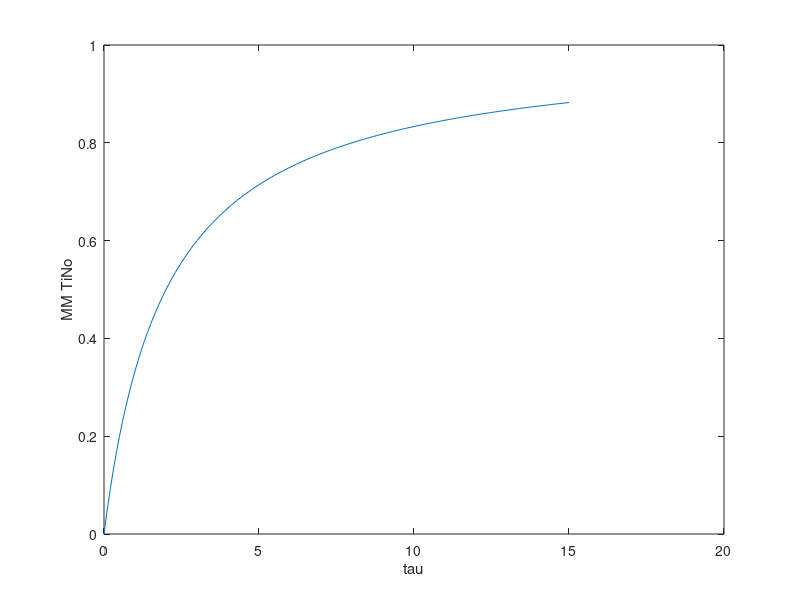

Write the MATLAB code that produced this figure. (Note: this script raises an error after producing the figure.)
tau=0:0.1:15;  % observed total copy ratio range from ACS 
TiN=0.5;         % some TiN 
ft=0.05;            % some hefty tumor het allele shift from 0.5
Ta=ft*tau;
TiNo=1/ft*((TiN*Ta+1-TiN)./(2-2*TiN-tau*TiN));
plot(tau,TiNo)
xlabel('tau')
ylabel('TiNo')


K=(2/TiN)-2;
y=tau./(K+tau);
plot(tau,y)
xlabel('tau')
ylabel('MM TiNo')

b.theoretical_TiN=2./((b.tau./b.modal_TiN)-b.tau+2);

cfilt=reorder_struct(call_filtered,call_filtered.x>=b.xs(seg)&call_filtered.x<=b.xe(seg));
figure()
plot(b.tau,2./((b.tau./b.modal_TiN)-b.tau+2),'b.','MarkerSize',20)

figure()
subplot(2,1,1)
plot(cfilt.normal_f,cfilt.tumor_f,'b.','MarkerSize',20)
xlabel('Normal F','FontSize',20)
ylabel('Tumor F','FontSize',20)
subplot(2,1,2)
plot(cfilt.x,cfilt.normal_f,'r.','MarkerSize',20)
hold on
plot(cfilt.x,cfilt.tumor_f,'b.','MarkerSize',20)
ylabel('AF','FontSize',20)
xlabel('Position','FontSize',20)